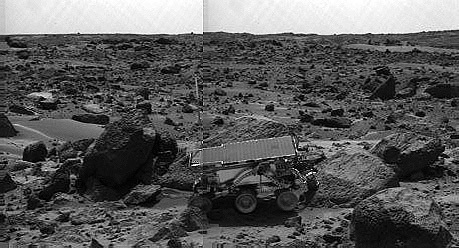
%> input picture Tema04b-lzda.jpg, 459 x 248 px
$ octave Tema3l.m   (GNU Octave 9; MATLAB toolbox functions it lacks are replaced by stand-ins)
%> lines starting %> are read from the running program, lines starting %| are printed output that depends on the picture

% lectura de la imagen original
I = imread('Tema04b-lzda.jpg','jpeg');
%> I is the input picture: size 248x459x3 uint8; min 0, max 255, mean 90.5
D = imread('Tema04b-Dcha.jpg','jpeg');
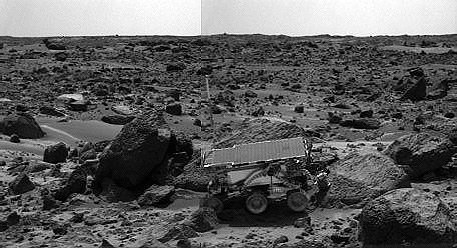
%> input picture Tema04b-Dcha.jpg, 457 x 248 px
%> D is the input picture: size 248x457 uint8; min 0, max 255, mean 93.7

Izda = I(:,:,1); Dcha = D(:,:,1);

subplot(2,2,1); imshow(Izda); title('Imagen Izda de un par stereo');
subplot(2,2,2); imshow(Dcha); title('Imagen Dcha de un par stereo');
subplot(2,2,3); imhist(Izda); title('Histograma Izda de un par stereo');
subplot(2,2,4); imhist(Dcha); title('Histograma Dcha de un par stereo');
%> after `title('Histograma Dcha de un par stereo')`:
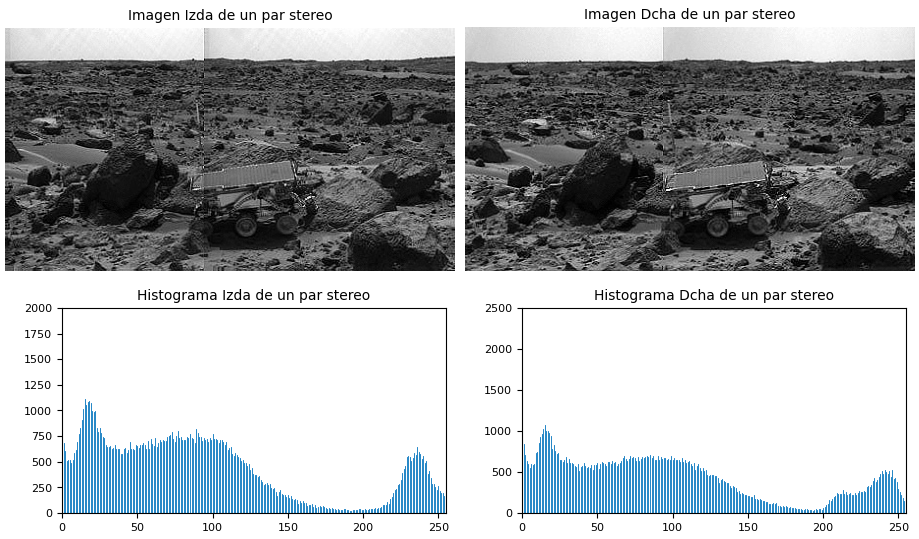
%> figure redrawn from the program's plot data, 4 panels

% ecualizaci髇 de histograma
Jzda = histeq(Izda);
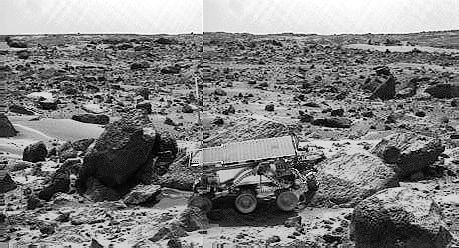
%> Jzda: size 248x459 uint8; min 0, max 255, mean 126.2

figure;
subplot(2,2,1); imshow(Izda); title('Imagen Izda de un par stereo');
subplot(2,2,2); imshow(Jzda); title('Imagen Izda de un par stereo ecualizada');
subplot(2,2,3); imhist(Izda); title('Histograma imagen Izda');
subplot(2,2,4); imhist(Jzda); title('Histograma imagen Izda ecualizada');
%> after `title('Histograma imagen Izda ecualizada')`:
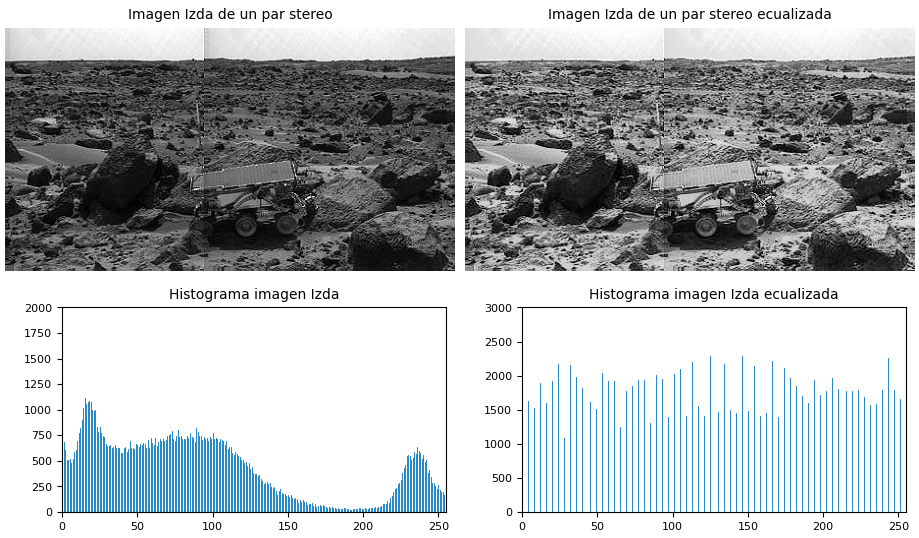
%> figure redrawn from the program's plot data, 4 panels
